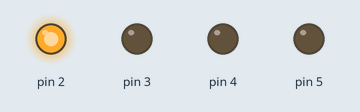
Simulated run of this sketch. Board: Arduino Uno, built with avr-gcc and run on an emulated ATmega328P. On the bench: output pins drawn as LEDs (lit = HIGH).

Above: at 0.05 s.
At 0.75 s:
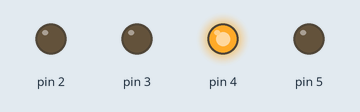
At 1.45 s:
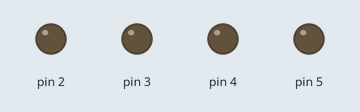
At 2.15 s:
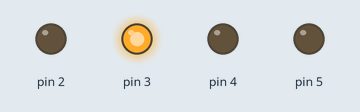
At 2.85 s:
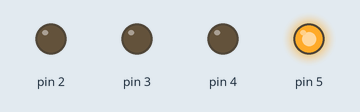
Timing chart, 0 to 3.1 s (numbered marks = the images above):
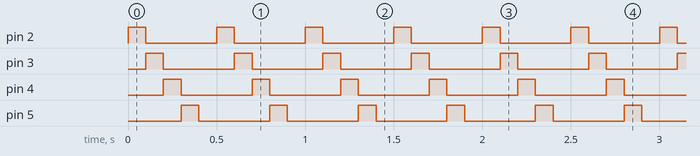

The sketch:

Setup1.ino
```cpp
void setup() {
  // put your setup code here, to run once:
  pinMode(2, OUTPUT);
  pinMode(3, OUTPUT);
  pinMode(4, OUTPUT);
  pinMode(5, OUTPUT);
}

void loop() {
  // put your main code here, to run repeatedly:
  digitalWrite(2, HIGH);
  delay(100);
  digitalWrite(3, HIGH);
  digitalWrite(2, LOW);
  delay(100);
  digitalWrite(4, HIGH);
  digitalWrite(3, LOW);
  delay(100);
  digitalWrite(5, HIGH);
  digitalWrite(4, LOW);
  delay(100);
  digitalWrite(5, LOW);
  delay(100);
}
```

Measured:
- by itself, pin 2–5: alternates HIGH for 0.10 s and LOW for 0.40 s
